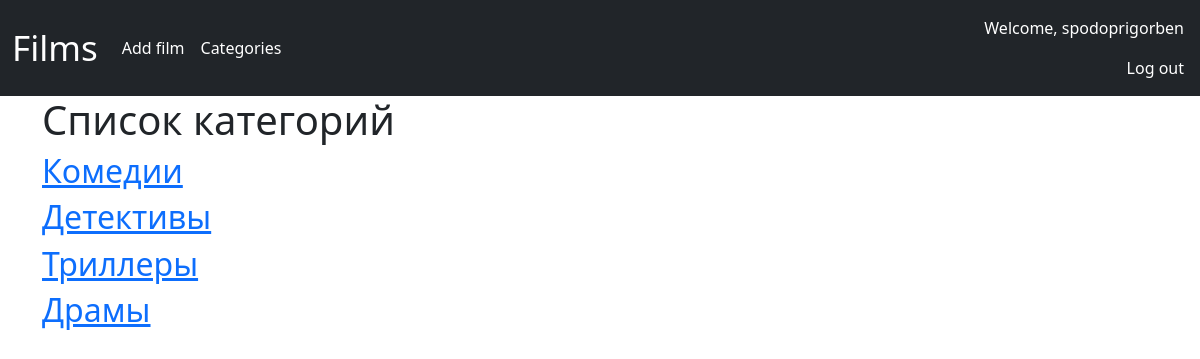
/categories/ (signed in), run on the app's committed database.
### films/models.py (models this page shows, shortened)
class Category(models.Model):
    name = models.CharField(max_length=100, db_index=True)
    slug = models.SlugField(max_length=255, unique=True, db_index=True)
    def get_absolute_url(self):
        return reverse('category_movies', kwargs={'category_slug': self.slug})

### films/views.py (the view)
# urls.py: path('categories/', categories, name='categories'),
def categories(request):
    cats = Category.objects.all()
    return render(request, 'films/categories.html', {'cats': cats})

### films/templates/films/categories.html (shortened to what this page needs)
{% extends 'films/base.html' %}
{% block content %}
<h1>Список категорий</h1>
{% for c in cats %}
    <a href="{{ c.get_absolute_url }}"><h2>{{ c.name }}</h2></a>
{% endfor %}
{% endblock %}

### films/templates/films/base.html (shortened to what this page needs)
{% load static %}
<!DOCTYPE html>
<html lang="en">
<head>
    <link rel="stylesheet" href="{% static 'films/css/bootstrap.min.css' %}">
    <link rel="stylesheet" href="{% static 'films/css/styles.css' %}">
</head>
<body>
    <nav class="navbar navbar-expand-lg navbar-dark bg-dark">
      <div class="container-fluid">
        <a class="navbar-brand" href="{% url 'home' %}">Films</a>
        <div class="collapse navbar-collapse" id="navbarNavAltMarkup">
          <div class="navbar-nav">
            <a class="nav-link" href="{% url 'add_film' %}">Add film</a>
            <a class="nav-link" href="{% url 'categories' %}">Categories</a>
          </div>
        </div>
      </div>
      <div class="nav justify-content-end">
          {% if request.user.is_authenticated %}
              <a class="nav-link" href="#"> Welcome, {{user.username}}</a>
              <a class="nav-link" href="{% url 'logout'%}">Log out</a>
          {% else %}
              <a class="nav-link" href="{% url 'login' %}">Login</a>
              <a class="nav-link" href="{% url 'register' %}">Registration</a>
          {% endif %}
      </div>
    </nav>
    <div class="container custom-container">
        {% block content %}
        {% endblock %}
    </div>
</body>
</html>

### films/static/films/css/styles.css (style rules this page uses)
.navbar-nav .nav-link { color: #ffffff; }
.nav-link { color: #ffffff; }
.navbar .navbar-brand { font-size: 35px; }
.custom-container { padding-right: 240px }

### data on the page
Category: name "Комедии"
Category: name "Детективы"
Category: name "Триллеры"
Category: name "Драмы"

### other printed values
{{ user.username }} "spodoprigorben"
